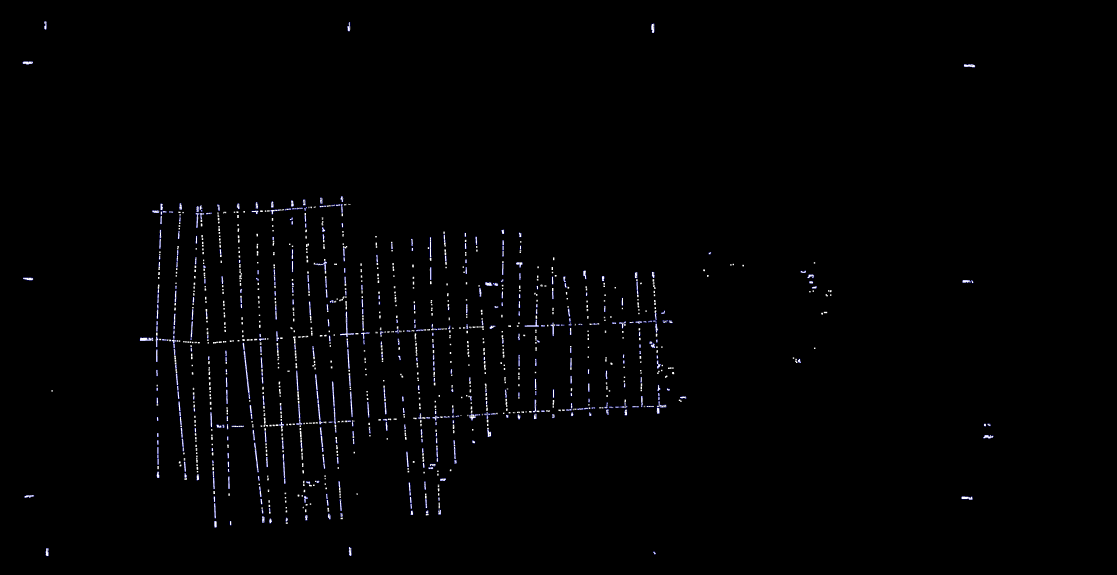
#> input picture IMQG/1.png, 5581 x 2874 px (shown at 1/5 size)
$ python -i IMQProcessRun.py   (imports and definitions only)
#> lines starting #> are read from the running program, lines starting #| are printed output that depends on the picture; after the words box and inside, x2 and y2 are one past the last pixel; in counts of white or black regions, pixels touching at a corner belong together
### IMQMethods.py
import cv2
import argparse
import numpy as np
from abc import ABC


font = cv2.FONT_HERSHEY_SIMPLEX
cv2.CAP_PROP_BUFFERSIZE = 100


class StreamBuffer(ABC):

    # [15 lines left out: functions __init__, set_img, not called in this run]

    def get_img(self):

        return self.img


# [51 lines left out: functions put_scale, laplacian_filter, quad_area, argument_image, get_image_from_camera, not called in this run]


def get_contour(input_image):

    img = input_image
    # img = cv2.convertScaleAbs(img, 2, -250)
    try:
        img = cv2.cvtColor(img, cv2.COLOR_RGB2GRAY)
    except:
        pass
    threshold, img_bw = cv2.threshold(img, 150, 220, cv2.THRESH_BINARY)
    # cv2.imshow('th', img_bw)
    contours, _ = cv2.findContours(img_bw, cv2.RETR_TREE, cv2.CHAIN_APPROX_SIMPLE)
    return contours


def get_target(contours, img):

    for cnt in contours:

        if cv2.arcLength(cnt, True) < 20 or cv2.contourArea(cnt) < 100:

            continue

        approx = cv2.approxPolyDP(cnt, 0.01*cv2.arcLength(cnt, True), True)
        # cv2.drawContours(img, [approx], 0, (255, 0, 0), 1)
        x = int(np.mean(approx[:, 0, 0]))
        y = int(np.mean(approx[:, 0, 1]))

        if len(approx) < 3:
            cv2.putText(img, "Line", (x, y), font, 1, 0)

        elif len(approx) == 3:
            # pass
            cv2.putText(img, "Triangle", (x, y), font, 1, 0)
        elif len(approx) == 4:
            # pass
            cv2.putText(img, "Rectangle", (x, y), font, 1, 0)
        elif len(approx) == 5:
            # pass
            cv2.putText(img, "Pentagon", (x, y), font, 1, 0)
        elif 6 < len(approx) < 15:
            # pass
            cv2.putText(img, "Free Shape", (x, y), font, 1, (0))
        else:
            pass
            cv2.putText(img, "Circle", (x, y), font, 1, (0))

    return img


def shape_detect(input_image, fname="s.png"):

    img = input_image
    cnt = get_contour(img)
    img = get_target(cnt, img)

    # [13 lines of commented-out code are left out]
    cv2.imwrite(fname, img)

    return fname


# [12 lines left out: function help_mode, not called in this run]

### IMQProcessRun.py
import numpy as np
import cv2.cv2 as cv2
from pdf2image import convert_from_path
from IMQMethods import shape_detect


# [416 lines left out: functions pdf_converter, channels, Borders, Rivers, Roads, Custom, not called in this run]


def R(I1, mode="default", scale_percent=20):
#> called with mode = 'default', scale_percent = 20
    print('Image loaded...')
    mode = str(input('Mode? (default, manual)'))
#> the answer given: 1

    if mode == 'manual':
        scale_percent = float(input('Resize scale? (0-100)'))

    width = int(I1.shape[1] * scale_percent / 100)
#> width = 1116
    height = int(I1.shape[0] * scale_percent / 100)
#> height = 574
    kernel = np.ones((3, 3), np.uint8)
    dim = (width, height)
#> dim = (1116, 574)

    I2 = cv2.resize(I1[:, :, :], dim, interpolation = cv2.INTER_AREA)
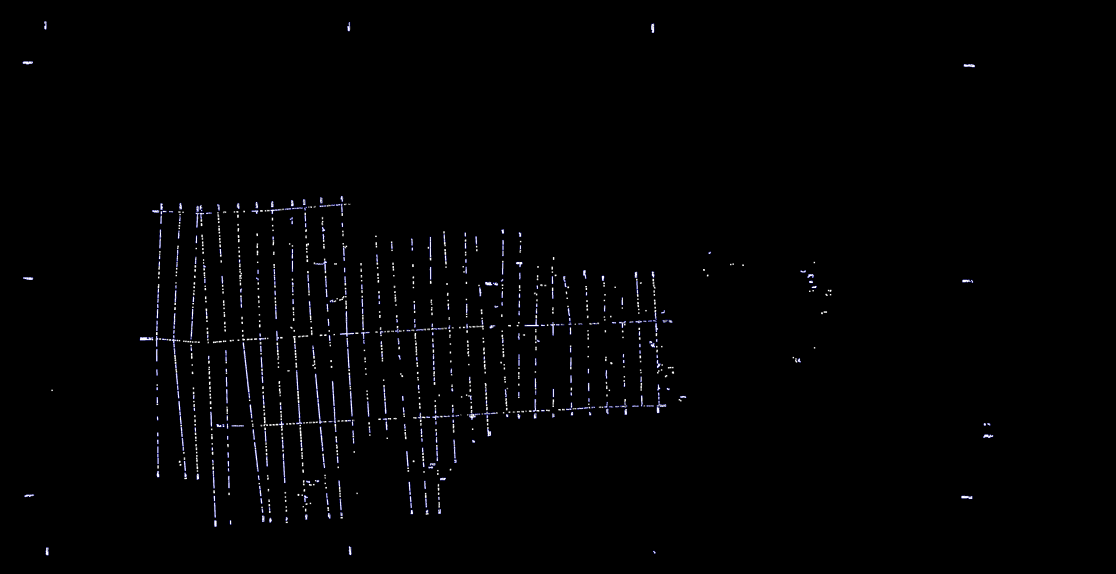
#> I2: shape (574, 1116, 3); mean R, G, B 2.4, 2.4, 3
    I2 = cv2.cvtColor(I2, cv2.COLOR_RGB2BGR)

    d_min = (0, 0, 0)
    d_max = (90, 90, 90)
    I_dark = cv2.inRange(I2, d_min, d_max)
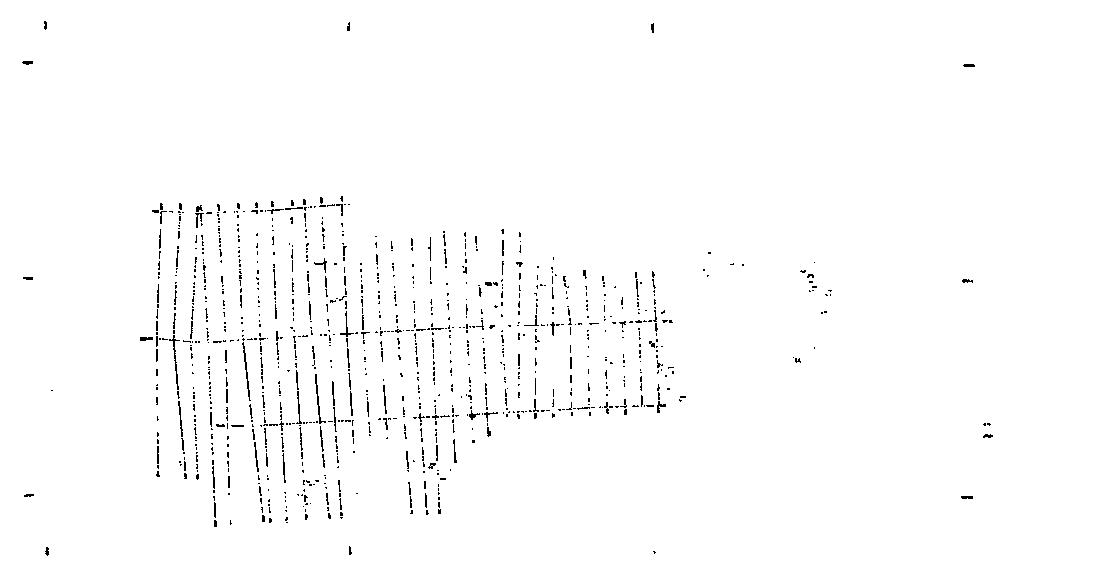
#> I_dark: shape (574, 1116); 98.6% white; black in thin lines or dots, all inside (x1, y1, x2, y2) = (22, 21, 993, 556)
    I_dark = cv2.dilate(I_dark, kernel, iterations=3)
#> I_dark: shape (574, 1116); every value is 255

    I3 = np.zeros((I_dark.shape[0], I_dark.shape[1], 3), dtype=np.uint8)
    I3[:, :, 0] = I2[:, :, 0] - np.multiply(I2[:, :, 0], I_dark/255)
#> I3: shape (574, 1116, 3); every value is 0
    I3[:, :, 1] = I2[:, :, 1] - np.multiply(I2[:, :, 1], I_dark/255)
    I3[:, :, 2] = I2[:, :, 2] - np.multiply(I2[:, :, 2], I_dark/255)

    r_min = (80, 120, 80)
    r_max = (200, 150, 120)
    I_red = cv2.inRange(I3, r_min, r_max)
#> I_red: shape (574, 1116); every value is 0
    I_red = cv2.dilate(I_red, kernel, iterations=3)

    I4 = np.zeros((I_dark.shape[0], I_dark.shape[1], 3), dtype=np.uint8)
    I4[:, :, 0] = I3[:, :, 0] - np.multiply(I3[:, :, 0], I_red/255)
    I4[:, :, 1] = I3[:, :, 1] - np.multiply(I3[:, :, 1], I_red/255)
    I4[:, :, 2] = I3[:, :, 2] - np.multiply(I3[:, :, 2], I_red/255)

    I3 = I4

    b_min = (160, 160, 200)
    b_max = (200, 200, 255)
    I_blue = cv2.inRange(I3, b_min, b_max)
    # I_blue = cv2.erode(I_blue, kernel, iterations=1)
    I_blue = cv2.dilate(I_blue, kernel, iterations=4)
    I_blue = cv2.medianBlur(I_blue, ksize=5)

    b_min2 = (30, 30, 90)
    b_max2 = (90, 90, 200)
    I_blue2 = cv2.inRange(I3, b_min2, b_max2)
    # I_blue2 = cv2.erode(I_blue2, kernel, iterations=1)
    I_blue2 = cv2.dilate(I_blue2, kernel, iterations=4)
    I_blue2 = cv2.medianBlur(I_blue2, ksize=5)

    p_min = (180, 100, 150)
    p_max = (220, 140, 180)
    I_pink = cv2.inRange(I3, p_min, p_max)
    I_pink = cv2.dilate(I_pink, kernel, iterations=3)

    print('Color hard thresholding done.')

    # img_erosion = cv2.erode(img, kernel, iterations=1)
    # laplaceKernel = np.array([[-1, -1, -1], [-1, 9, -1], [-1, -1, -1]])
    # I_b = cv2.filter2D(I_b, -1, laplaceKernel)

    print('Detection phase...')
    # shape_detect(cv2.cvtColor(I_pink, cv2.COLOR_GRAY2RGB), "pinks.png")
    # shape_detect(cv2.cvtColor(I_dark, cv2.COLOR_GRAY2RGB), "darks.png")
    shape_detect(cv2.cvtColor(I_blue, cv2.COLOR_GRAY2RGB), "Data/lblues.png")
#> in get_contour, `contours, _ = cv2.findContours(img_bw, cv2.RETR_TREE, cv2.CHAIN_APPROX..`: contours = []
    shape_detect(cv2.cvtColor(I_blue2, cv2.COLOR_GRAY2RGB), "Data/dblues.png")
    # [5 lines of commented-out code are left out]
    return

# [6 lines of commented-out code are left out]

>>> import cv2
>>> picture = cv2.cvtColor(cv2.imread('IMQG/1.png'), cv2.COLOR_BGR2RGB)
>>> result = R(picture)

$ run again, on IMQG/lblues.png
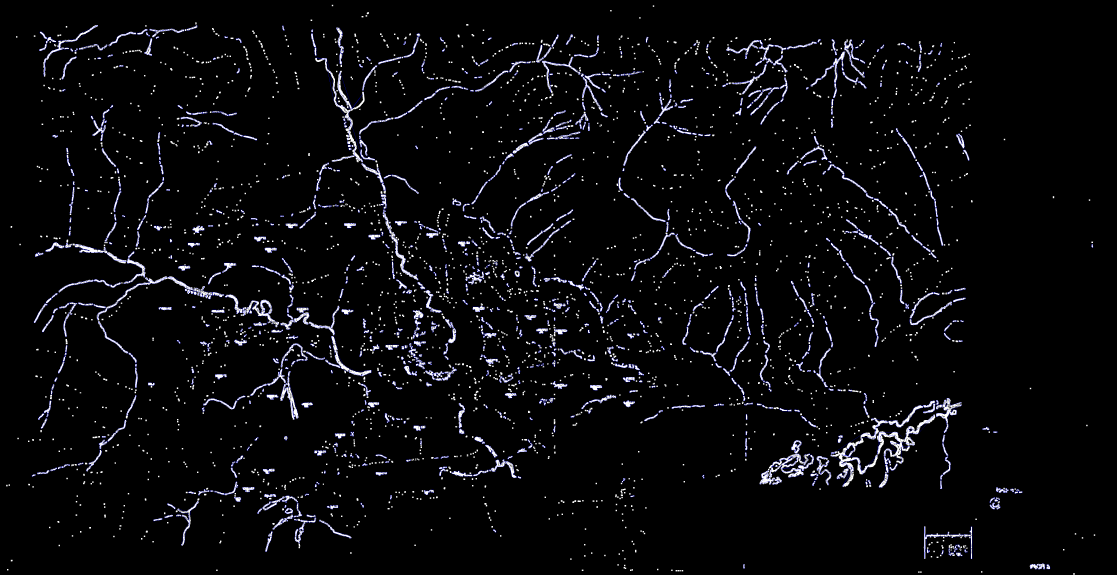
#> input picture IMQG/lblues.png, 5581 x 2874 px (shown at 1/5 size)
#> in R, `I2 = cv2.resize(I1[:, :, :], dim, interpolation = cv2.INTER_AREA)`:
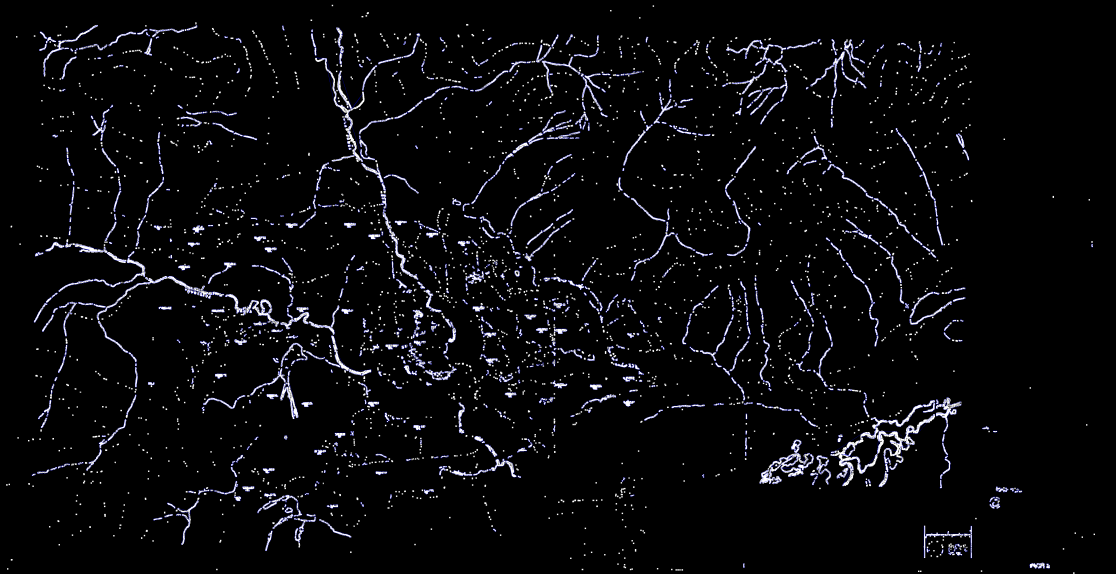
#> I2: shape (574, 1116, 3); mean R, G, B 9.5, 9.5, 11.5
#> in R, `I_dark = cv2.inRange(I2, d_min, d_max)`:
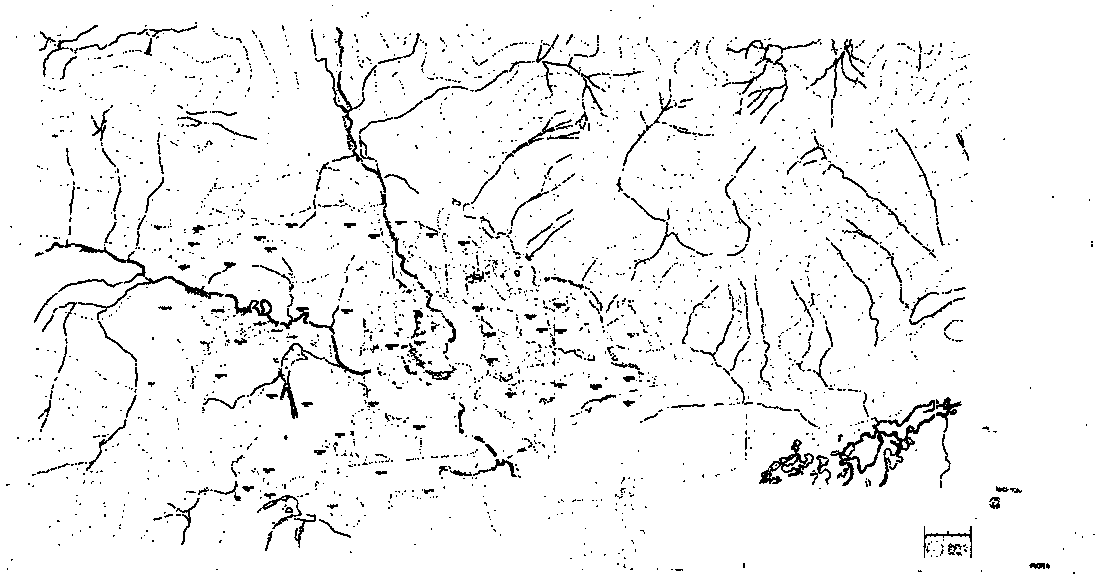
#> I_dark: shape (574, 1116); 94.7% white; black in thin lines or dots
#> I3: shape (574, 1116, 3); every value is 0
#> I_red: shape (574, 1116); every value is 0
#> contours = []
